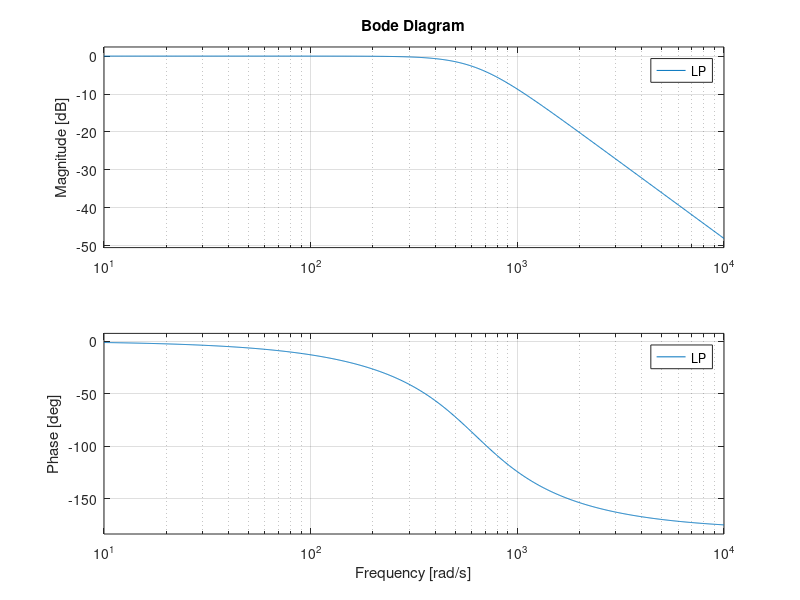

The MATLAB script that drew this image:
# invocation : octave --persist <this-file.m>

1;
clear -a;
pkg load control;

# main power period
Tm = 1/50; 

s = tf('s');

w0r = 2*pi/Tm;
Qr  = 5;
# band reject filter laplace transform
R=(s^2 + w0r^2)/(s^2 + w0r/Qr*s + w0r^2);

wci = 2*pi*5;
# integrator laplace transform
I = 1 / (1 + 1/wci*s);
# bode(I*R);

wclp = 2*pi*100;
Klp  = 1;
# low pass butterworth
LP = Klp / ((s/wclp)^2 + sqrt(2)*s/wclp +1);
bode(LP);


